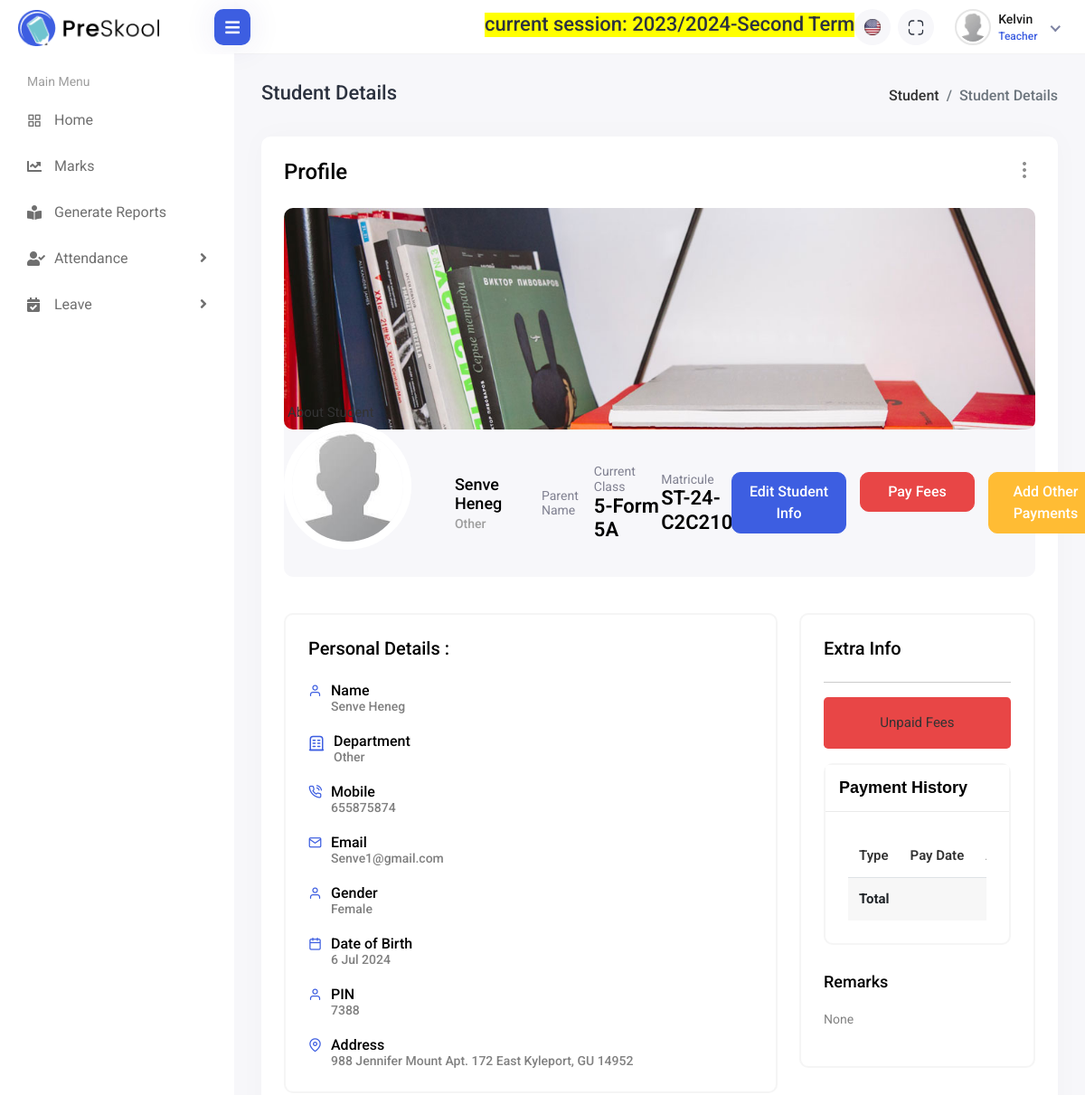
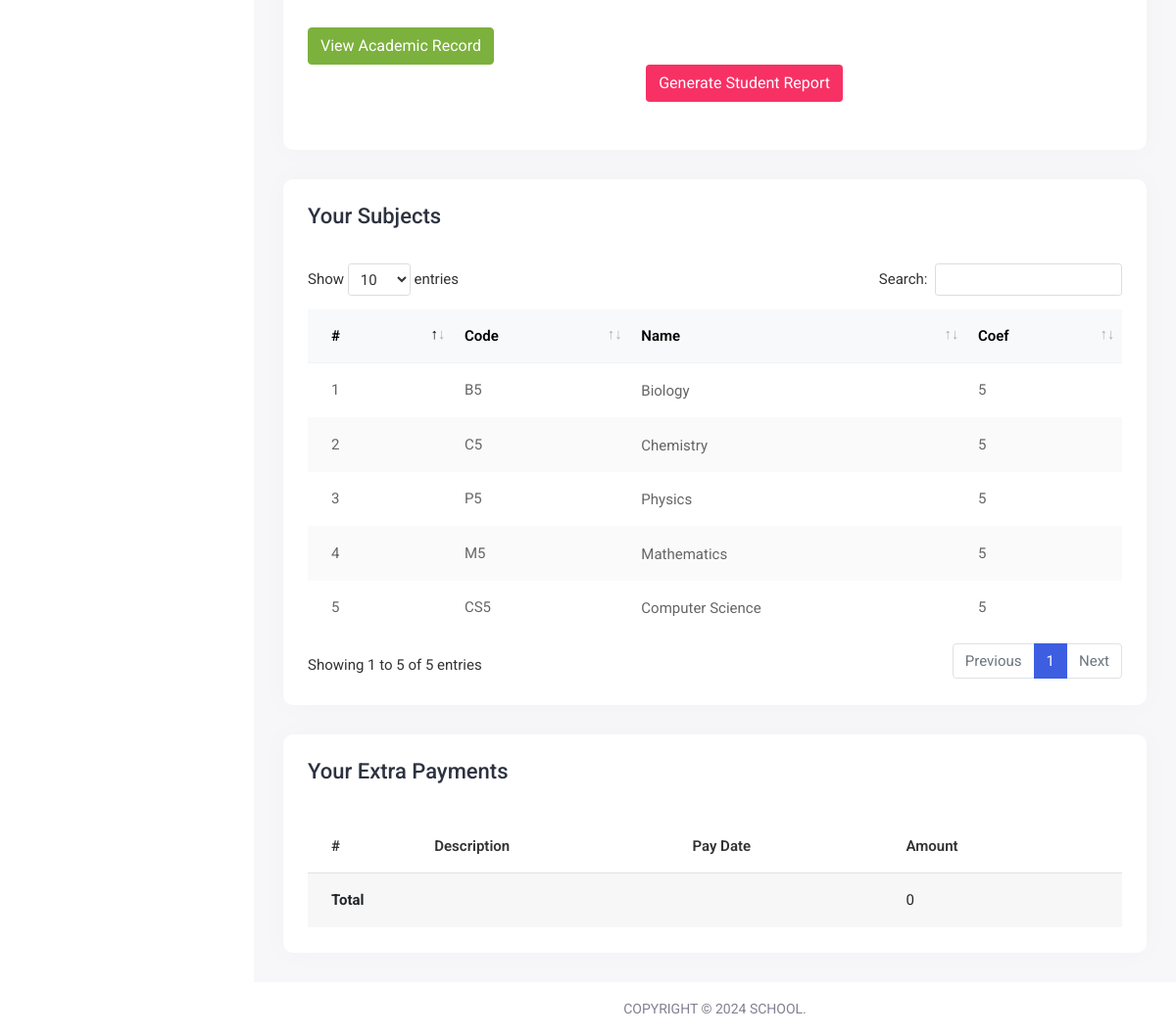
Before: /students/24/ST-24-C2C210-HT/ (signed in) with the older database file (2 pictures, top to bottom).
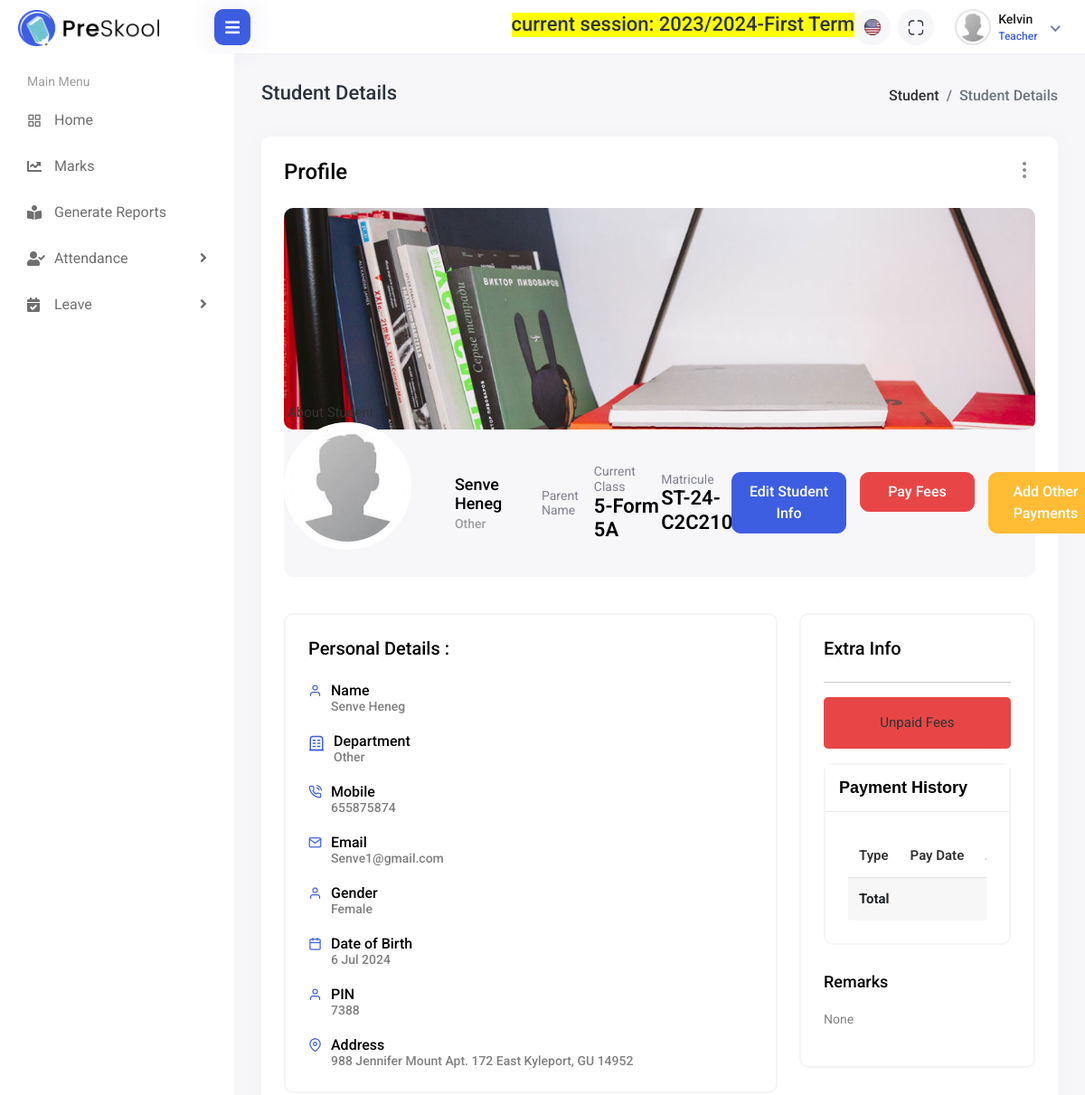
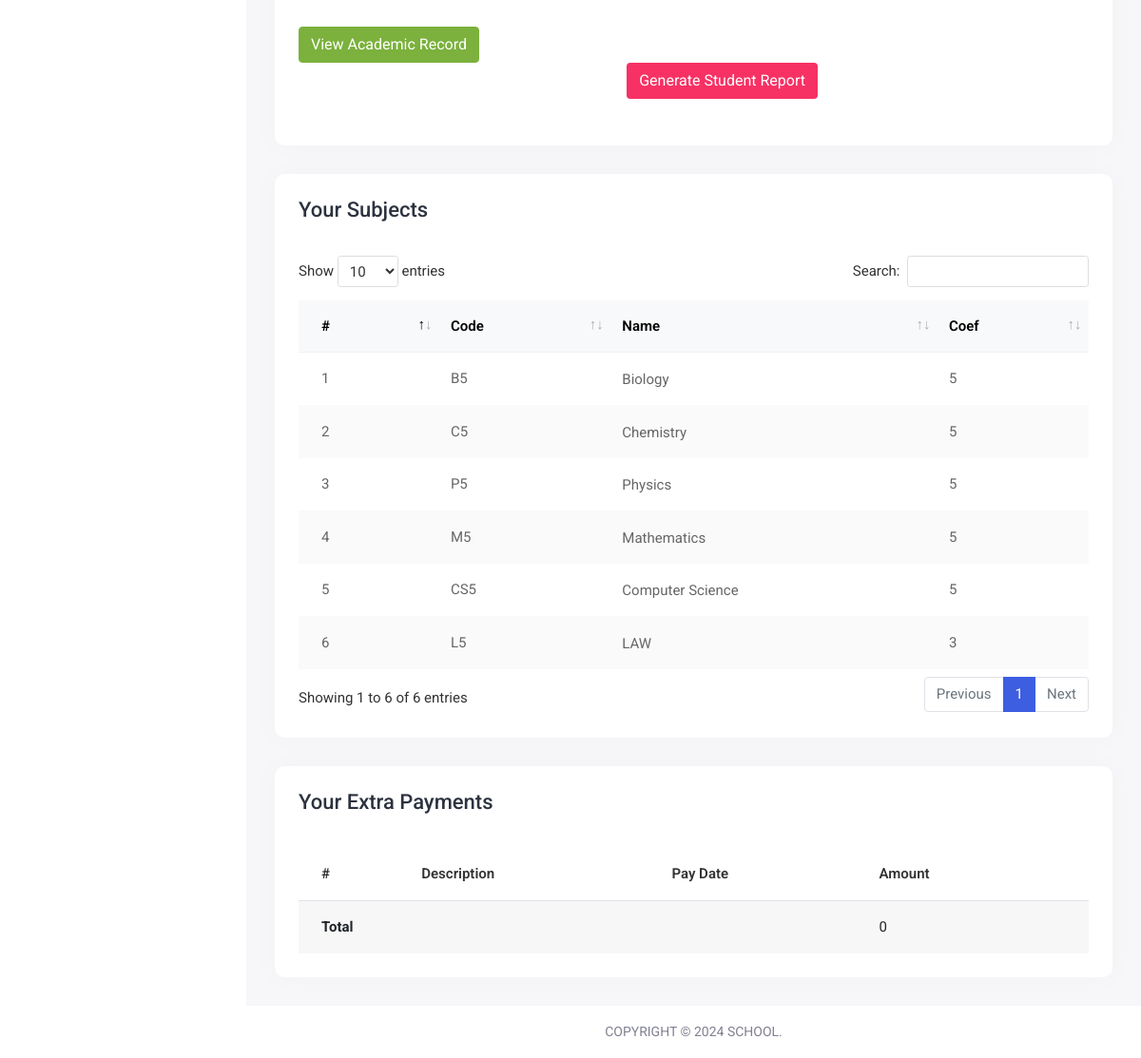
After: the same page with the newer database file (2 pictures, top to bottom).
### apps/terms/models.py (models this page shows, shortened)
class AcademicYear(TimeStampedUUIDModel):
    name = models.CharField(verbose_name=_("Academic Year"), max_length=100)
    start_date = models.DateField(verbose_name=_("Start Date"))
    end_date = models.DateField(verbose_name=_("End Date"), blank=True, null=True)
    is_current = models.BooleanField(default=False)

class Term(TimeStampedUUIDModel):
    term = models.CharField(
        verbose_name=_("Session"),
        max_length=20,
        choices=TermChoices.choices,
        default=TermChoices.FIRST_TERM,
    )
    academic_year = models.ForeignKey(AcademicYear, on_delete=models.CASCADE)
    is_current = models.BooleanField(default=False)
    def __str__(self):
        return f"{self.term} - {self.academic_year.name}"

### apps/students/models.py (models this page shows, shortened)
class Subject(TimeStampedUUIDModel):
    name = models.CharField(verbose_name=_("Subject Name"), max_length=200)
    description = models.TextField(blank=True, null=True)
    code = models.CharField(
        verbose_name=_("Subject Code"), max_length=10, blank=True, null=True
    )
    klass = models.ForeignKey(
        Class, related_name="subjects", on_delete=models.SET_NULL, blank=True, null=True
    )
    has_class = models.BooleanField(default=False)
    coef = models.PositiveIntegerField(verbose_name=_("Subject Coef"), default=1)
    assigned_to = models.ForeignKey(
        "TeacherProfile",
        related_name="assigned_subjects",
        on_delete=models.SET_NULL,
        blank=True,
        null=True,
    )
    assigned = models.BooleanField(default=False)

### apps/students/views.py (the view)
@login_required
def student_detail_view(request, matricule, pkid):
    fee = None
    payment_history = None
    student = get_object_or_404(StudentProfile, matricule=matricule, pkid=pkid)
    extra_payment_history = student.extra_payments.all()
    current_year = AcademicYear.objects.get(is_current=True)
    terms = Term.objects.filter(academic_year=current_year)
    fees = Fee.objects.filter(student=student, academic_year=current_year)
    payment_history = []
    total_amount_paid = 0
    for fee in fees:
        payment_his = fee.fee_history.all()
        for payment in payment_his:
            payment_history.append(payment)
            total_amount_paid += payment.amount_paid
    marks = student.student_marks.all()
    subjects1 = student.current_class.subjects.all()
    optional_subjects = student.optional_subjects.all()
    distinct_subjects = set(list(subjects1) + list(optional_subjects))
    pin = StudentTempCreateProfile.objects.filter(student=student)
    if pin.exists():
        pin = pin.first()
    else:
        pin = None
    template_name = "students/details.html"
    context = {
        "section": "student-area",
        "student_detial_section": True,
        "student": student,
        "payment_history": payment_history,
        "number_of_payments": len(payment_history),
        "marks": marks,
        "total_payment": total_amount_paid,
        "subjects": distinct_subjects,
        "pin": pin,
        "extra_payments": extra_payment_history,
        "terms": terms,
    }
    return render(request, template_name, context)

### apps/students/models.py (called while the page is built)
    @property
    def get_class_name(self):
        return f"{self.grade_level}-{self.class_name}"

    @property
    def get_total_extra_amount(self):
        extras = self.extra_payments.all()
        total = 0
        for payment in extras:
            total += payment.amount_paid
        return total

### apps/terms/templatetags/session_tags.py (called while the page is built)
@register.simple_tag
def current_working_session():
    current_year = AcademicYear.objects.get(is_current=True)
    current_terms = Term.objects.filter(is_current=True, academic_year=current_year)
    if current_terms.exists():
        current_term = current_terms.first()
        info = f"current session: {current_year.name}-{current_term.term}"
        return info
    return "Invalid session-term configuration."

### apps/users/models.py (called while the page is built)
    @property
    def get_fullname(self):
        return f"{self.first_name.title()} {self.last_name.title()}"

    @property
    def get_profile(self):
        if self.is_admin:
            return self.admin_profile
        elif self.is_teacher:
            return self.teacher_profile
        elif self.is_student:
            return self.student_profile
        else:
            return ""

### templates/students/details.html (shortened to what the changed rows need)
{% extends 'base.html' %}
{% load static %}
{% block stylelinks %}
<link rel="stylesheet" href="{% static 'assets/plugins/datatables/datatables.min.css' %}">
{% endblock stylelinks %}
{% block content %}
<div class="content container-fluid">
    <div class="card">
        <div class="card-body">
            <div class="row">
                <div class="col-lg-4">
                    <div class="student-personals-grp">
                        <div class="card mb-0">
                            <div class="card-body">
                                <div class="hello-park">
                                    <div class="card">
                                            <div class="card-body">
                                                <div class="table-responsive">
                                                    <table class="table table-striped mb-0">
                                                        <thead>
                                                            <tr>
                                                                <th>Type</th>
                                                                <th>Pay Date</th>
                                                                <th>Amount</th>
                                                            </tr>
                                                        </thead>
                                                    </table>
                                                </div>
                                            </div>
                                        </div>
                                </div>
                            </div>
                        </div>
                    </div>
                </div>
            </div>
        </div>
    </div>
    <div class="row">
        <div class="col-sm-12">
        <div class="card card-table">
            <div class="card-body">
                <div class="page-header">
                    <div class="row align-items-center">
                    </div>
                </div>
                <div class="table-responsive">
                    <table class="table border-0 star-student table-hover table-center mb-0 datatable table-striped">
                        <thead class="student-thread">
                            <tr>
                                <th>#</th>
                                <th>Code</th>
                                <th>Name</th>
                                <th>Coef</th>
                            </tr>
                        </thead>
                        <tbody>
                            {% for subject in subjects %}
                            <tr>
                                <td>{{forloop.counter}}</td>
                                <td>{{subject.code}}</td>
                                <td>
                                    <h2>
                                        <a>{{subject.name}}</a>
                                    </h2>
                                </td>
                                <td>{{subject.coef}}</td>
                            </tr>
                            {% endfor %}
                        </tbody>
                    </table>
                </div>
            </div>
        </div>
        </div>
    </div>
    <div class="row">
        <div class="col-sm-12">
        <div class="card card-table">
            <div class="card-body">
                <div class="table-responsive">
                    <table class="table table-striped mb-0">
                        <thead>
                            <tr>
                                <th>#</th>
                                <th>Description</th>
                                <th>Pay Date</th>
                                <th>Amount</th>
                            </tr>
                        </thead>
                    </table>
                </div>
            </div>
        </div>
        </div>
    </div>
</div>
{% endblock content %}

### templates/utils/header.html (shortened to what this page needs)
{% load static %}
{% load session_tags %}
<div class="header">
    <div class="header-left">
        <a href="index.html" class="logo">
            <img src="{% static 'assets/img/logo.png' %}" alt="Logo">
        </a>
    </div>
    <div class="menu-toggle">
        <a href="javascript:void(0);" id="toggle_btn">
            <i class="fas fa-bars"></i>
        </a>
    </div>
    <ul class="nav user-menu">
        <li><div>
            <h3 style="margin-left: 20px; background-color: yellow;" class="page-title text-center">{% current_working_session %}</h3>
        </div> </li>
        <li class="nav-item dropdown noti-dropdown language-drop me-2">
            <a href="#" class="dropdown-toggle nav-link header-nav-list" data-bs-toggle="dropdown">
                <img src="{% static 'assets/img/icons/header-icon-01.svg' %}" alt="">
            </a>
        </li>
        <li class="nav-item zoom-screen me-2">
            <a href="#" class="nav-link header-nav-list win-maximize">
                <img src="{% static 'assets/img/icons/header-icon-04.svg' %}" alt="">
            </a>
        </li>
        <li class="nav-item dropdown has-arrow new-user-menus">
            <a href="#" class="dropdown-toggle nav-link" data-bs-toggle="dropdown">
                <span class="user-img">
                    <img class="rounded-circle" src="{{request.user.get_profile.profile_photo.url}}" width="31"
                        alt="profile picture">
                    <div class="user-text">
                        {% if user.is_authenticated %}
                            <h6>{{user.username | capfirst}}</h6>
                        {% else %}
                            <h6>Unknown</h6>
                        {% endif %}
                        {% if user.is_staff %}
                            <p class="text-muted mb-0">Superman</p>
                        {% elif user.is_admin %}
                            <p class="text-muted mb-0">Administrator</p>
                        {% elif user.is_teacher %}
                            <p class="text-muted mb-0">Teacher</p>
                        {% elif user.is_student %}
                            <p class="text-muted mb-0">Student</p>
                        {% endif %}
                    </div>
                </span>
            </a>
        </li>
    </ul>
</div>

Changed rows visible on the page:
computed for AcademicYear: pkid+name "current session: 2023/2024-Second Term" → "current session: 2023/2024-First Term"
added Subject: code "L5", name "LAW", coef "3"
Other visible differences:
text written by a page script: "Show entries Search: Showing 1 to 5 of 5 entries Previous 1 Next" → "Show entries Search: Showing 1 to 6 of 6 entries Previous 1 Next"
